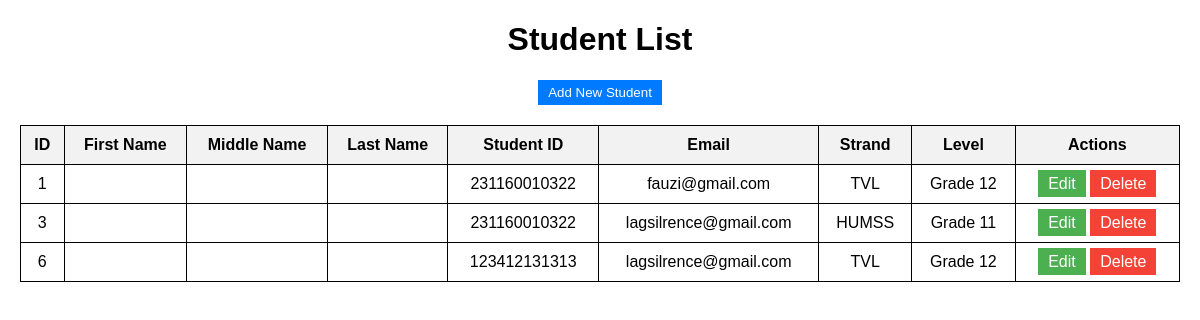
Before: /add_users.php with the older database file.
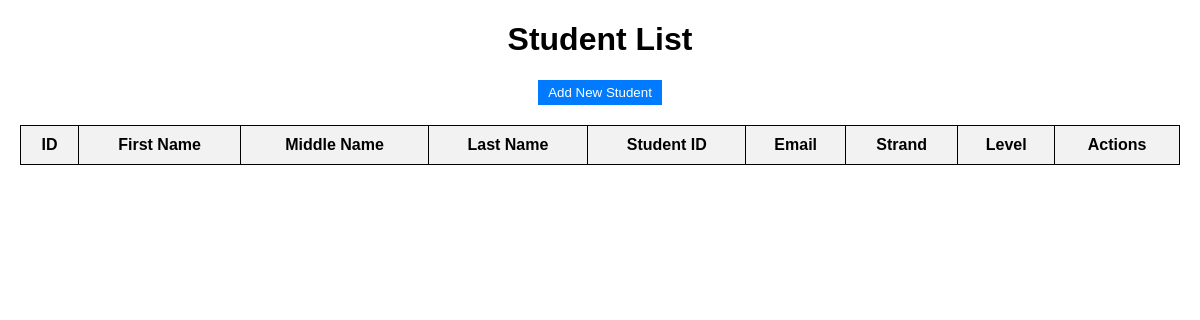
After: the same page with the newer database file.
### tables this page shows
CREATE TABLE `students` (
  `id` int(11) NOT NULL,
  `fName` varchar(50) NOT NULL,
  `mName` varchar(50) DEFAULT NULL,
  `lName` varchar(50) NOT NULL,
  `extName` varchar(10) DEFAULT NULL,
  `birthdate` date NOT NULL,
  `age` int(11) NOT NULL,
  `place` varchar(100) NOT NULL,
  `student_id` varchar(15) NOT NULL,
  `religion` varchar(50) NOT NULL,
  `gender` enum('Male','Female') NOT NULL,
  `street` varchar(100) NOT NULL,
  `city` varchar(50) NOT NULL,
  `state` varchar(50) NOT NULL,
  `country` varchar(50) NOT NULL,
  `zip` varchar(10) NOT NULL,
  `email` varchar(100) NOT NULL,
  `contactNumber` varchar(15) NOT NULL,
  `strand` varchar(10) NOT NULL,
  `level` varchar(10) NOT NULL,
  `created_at` timestamp NOT NULL DEFAULT current_timestamp(),
  `role` enum('user','admin') NOT NULL DEFAULT 'user'
);

### add_users.php (the view, shortened to what this page needs)
<?php
include 'db.php';
$result = $conn->query("SELECT * FROM students");
?>
<!DOCTYPE html>
<html lang="en">
<head>
    <link rel="stylesheet" href="addstudent.css">
</head>
<body>
    <div class="container">
        <h1>Student List</h1>
        <a href="insert_student.php"><button class="btn" style="background: #007bff;">Add New Student</button></a>
        <table>
            <tr>
                <th>ID</th>
                <th>First Name</th>
                <th>Middle Name</th>
                <th>Last Name</th>
                <th>Student ID</th>
                <th>Email</th>
                <th>Strand</th>
                <th>Level</th>
                <th>Actions</th>
            </tr>
            <?php while ($row = $result->fetch_assoc()): ?>
            <tr>
                <td><?= htmlspecialchars($row['id']) ?></td>
                <td><?= htmlspecialchars($row['fName']) ?></td>
                <td><?= htmlspecialchars($row['mName']) ?></td>
                <td><?= htmlspecialchars($row['lName']) ?></td>
                <td><?= htmlspecialchars($row['student_id']) ?></td>
                <td><?= htmlspecialchars($row['email']) ?></td>
                <td><?= htmlspecialchars($row['strand']) ?></td>
                <td><?= htmlspecialchars($row['level']) ?></td>
                <td>
                    <a href="edit_student.php?id=<?= $row['id'] ?>" class="btn edit-btn">Edit</a>
                    <a href="delete_student.php?id=<?= $row['id'] ?>" class="btn delete-btn" onclick="return confirm('Are you sure?')">Delete</a>
                </td>
            </tr>
            <?php endwhile; ?>
        </table>
    </div>
</body>
</html>

Changed rows visible on the page:
removed students: id "1", student "231160010322", email "fauzi@gmail.com", strand "TVL", level "Grade 12"
removed students: id "3", student "231160010322", email "lagsilrence@gmail.com", strand "HUMSS", level "Grade 11"
removed students: id "6", student "123412131313", email "lagsilrence@gmail.com", strand "TVL", level "Grade 12"
